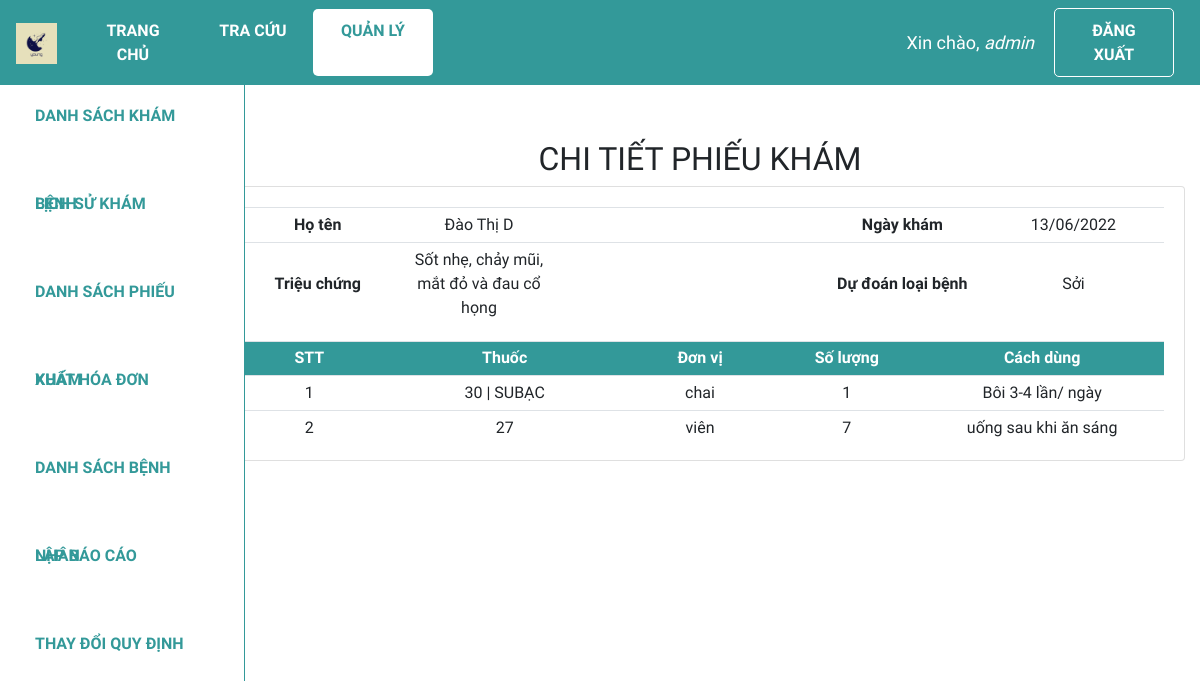
Screenshot of /xem_pk/PK9544118402 (signed in) with the database file from the repository.
### web_core/models.py (models this page shows, shortened)
class PHIEUKHAM(models.Model):
    id = ShortUUIDField(
        verbose_name='ID phiếu khám',
        length=10,
        max_length=12,
        prefix="PK",
        alphabet="0123456789",
        primary_key=True
    )
    id_benhnhan = models.ForeignKey(BENHNHAN, on_delete = models.CASCADE,verbose_name = 'ID bệnh nhân', null = True)
    ngay_kham = models.DateTimeField('Ngày khám', auto_now_add = True)
    trieu_chung = models.CharField('Triệu chứng', max_length = 100, blank = False)
    loai_benh = models.ForeignKey(DANHMUC, on_delete = models.CASCADE, limit_choices_to = {'loai':'Bệnh'}, related_name = 'benh',verbose_name = 'Loại bệnh',null = True)

class BENHNHAN(models.Model):
    GIOITINH = (
        ('Nam', 'Nam'),
        ('Nữ', 'Nữ'),
    )
    id = ShortUUIDField(
        verbose_name='ID bệnh nhân',
        length=10,
        max_length=12,
        prefix="BN",
        alphabet="0123456789",
        primary_key=True)
    ho_ten = models.CharField('Họ tên', max_length = 100)
    gioi_tinh = models.CharField('Giới tính', max_length = 3, choices = GIOITINH)
    ngay_sinh = models.DateField('Ngày sinh', default = '01/01/1990', null=True)
    dia_chi = models.CharField('Địa chỉ', max_length = 255, null = True)

class DANHMUC(models.Model):
    CATEGORIES = (
        ('Bệnh', 'Bệnh'),
        ('Thuốc', 'Thuốc'),
        ('Đơn vị', 'Đơn vị'),
        ('Cách dùng', 'Cách dùng'),
    )
    id = ShortUUIDField(
        verbose_name='ID Danh mục',
        length=10,
        max_length=12,
        prefix="DM",
        alphabet="0123456789",
        primary_key=True)
    ten = models.CharField('Tên', max_length=255, unique = True)
    loai = models.CharField('Loại', max_length=20, choices=CATEGORIES)
    gia_tri = models.IntegerField('Giá trị', null=True, blank=True, validators=[MinValueValidator(0)])
    def __str__(self):
        return self.ten

class SUDUNGTHUOC(models.Model):
    id_phieukham = models.ForeignKey('PHIEUKHAM', on_delete = models.CASCADE, verbose_name = 'ID phiếu khám', null = True)
    thuoc = models.ForeignKey(DANHMUC, on_delete = models.CASCADE, limit_choices_to = {'loai':'Thuốc'}, related_name = 'thuoc', verbose_name = 'Thuốc', null = True)
    soluong = models.IntegerField('Số lượng', validators = [MinValueValidator(1)])
    don_vi = models.ForeignKey(DANHMUC, on_delete = models.CASCADE, limit_choices_to = {'loai':'Đơn vị'}, related_name = 'don_vi', verbose_name = 'Đơn vị', null = True)
    cach_dung = models.ForeignKey(DANHMUC, on_delete = models.CASCADE, limit_choices_to = {'loai':'Cách dùng'}, related_name = 'cach_dung', verbose_name = 'Cách dùng', null = True)

### web_core/views.py (the view)
# urls.py: path('xem_pk/<str:id>', views.view_phieukham, name='quanli_xem_phieukham'),
@login_required(login_url='login')
def view_phieukham(request, id):
    phieukham = PHIEUKHAM.objects.get(id=id)
    sdt = SUDUNGTHUOC.objects.filter(id_phieukham = id)
    enum_dsthuoc = enumerate(sdt,start = 1)
    context = {'phieukham':phieukham, 'enum_dsthuoc':enum_dsthuoc}
    return render(request,'web_core/view_phieukham.html', context)

### web_core/templates/web_core/view_phieukham.html (shortened to what this page needs)
{% extends 'web_core/main.html' %}
{% block content %}
<div class="row">
    <div class="col-md-2">
        {% include 'web_core/sidebar.html' %}
    </div>
    <div class="col-md-10">
        <h2 class="table-title" style>CHI TIẾT PHIẾU KHÁM</h2>
        <div class="card card-body">
            <table class="table table-sm">
                <tr>
                    <th class="mid-content">Họ tên</th>
                    <td class="mid-content">{{phieukham.id_benhnhan.ho_ten}}</td>
                    <th class="small-content"></th>
                    <th class="small-content"></th>
                    <th class="small-content"></th>
                    <th class="small-content">Ngày khám</th>
                    <td class="small-content">{{phieukham.ngay_kham|date:"d/m/Y"}}</td>
                </tr>
                <tr>
                    <th class="mid-content">Triệu chứng</th>
                    <td class="mid-content">{{phieukham.trieu_chung}}</td>
                    <th class="small-content"></th>
                    <th class="small-content"></th>
                    <th class="small-content"></th>
                    <th class="mid-content">Dự đoán loại bệnh</th>
                    <td class="mid-content">{{phieukham.loai_benh.ten}}</td>
                </tr>
            </table>
            <table class="table table-sm">
                <tr class="table-head">
                    <th class="small-content">STT</th>
                    <th class="mid-content">Thuốc</th>
                    <th class="small-content">Đơn vị</th>
                    <th class="small-content">Số lượng</th>
                    <th class="mid-content">Cách dùng</th>
                </tr>
                {% for index, sdthuoc in enum_dsthuoc %}
                <tr>
                    <td class="small-content">{{index}}</td>
                    <td class="mid-content">{{sdthuoc.thuoc}}</td>
                    <td class="small-content">{{sdthuoc.don_vi}}</td>
                    <td class="small-content">{{sdthuoc.soluong}}</td>
                    <td class="mid-content">{{sdthuoc.cach_dung}}</td>
                </tr>
                {% endfor %}
            </table>
        </div>
    </div>
</div>
{% endblock %}

### web_core/templates/web_core/navbar.html (shortened to what this page needs)
{% load static %}
<nav class="navbar navbar-expand-lg my-navbar fixed-top">
    <a href="{% url 'home' %}">
        <img class="navbar-brand" alt="logo-brand" src="{% static 'images/favicon.png' %}" height="50"
            style="padding-bottom: 4px" />
    </a>
    <div class="collapse navbar-collapse" id="navbarNav">
        {% with request.resolver_match.url_name as url_name %}
        <div class="navbar-nav">
            <a class="nav-item nav-link my-nav-item {% if url_name == 'home' %}my-nav-active{% endif %}"
                href="{% url 'home' %}">Trang chủ</a>
            <a class="nav-item nav-link my-nav-item {% if url_name == 'lsk_guest' %}my-nav-active{% endif %}"
                href="{% url 'lsk_guest' %}">Tra cứu</a>
            <a class="nav-item nav-link my-nav-item {% if 'quanli' in url_name %}my-nav-active{% endif %}"
                href="{% url 'quanli_dskb' %}">Quản lý</a>
        </div>
        {% endwith %}
    </div>
    {% with request.resolver_match.url_name as url_name %}
    {% if request.user.is_authenticated %}
    <span class="hello-msg">Xin chào, <span> {{request.user}} </span></span>
    <a class="nav-item nav-link my-nav-item my-btn" href="{% url 'logout' %}">Đăng xuất</a>
    {% else %}
    <a class="nav-item nav-link my-nav-item my-btn {% if url_name == 'login' %}my-nav-active{% endif %}"
        href="{% url 'login' %}">Đăng nhập</a>
    {% endif %}
    {% endwith %}
</nav>

### web_core/static/css/main.css (style rules this page uses)
* { font-family: 'Baloo 2', cursive; }
html, body { margin: 0; padding: 0; height: 100%; overflow-x: hidden; }

### web_core/templates/web_core/navbar.html (style rules this page uses)
.my-navbar.fixed-top { position: fixed; color: #fff; background-color: #399; z-index: 10; }
.my-nav-item { color: #fff; font-weight: bold; padding: 9.6px 16px !important; text-transform: uppercase; border-radius: 5px; width: 120px; text-align: center; }
.my-nav-active, .my-nav-active:hover { color: #399; background-color: #fff; }
.my-btn { border: 1px solid #fff; margin-right: 10px; }
.hello-msg { font-size: 18px; color: #fff; margin-right: 20px; }
.hello-msg>span { font-style: italic; }

### web_core/templates/web_core/view_phieukham.html (style rules this page uses)
.col-md-2 { padding: 0; }
.col-md-10 { margin-top: 50px; }
.card-body { padding-bottom: 0px; }
.table-title { text-align: center; }
.table th, .table td { vertical-align: middle; text-align: center; }
.small-content { width: 150px; }
.mid-content { width: 250px; }
.table-head { color: #ffff; background-color: #399; }

### rows the page displays
PHIEUKHAM: id_benhnhan.ho_ten "Đào Thị D", ngay_kham "13/06/2022", trieu_chung "Sốt nhẹ, chảy mũi, mắt đỏ và đau cổ họng", loai_benh.ten "Sởi"
SUDUNGTHUOC: soluong "1", thuoc "30 | SUBẠC", don_vi "chai", cach_dung "Bôi 3-4 lần/ ngày"
SUDUNGTHUOC: index "2", thuoc "27", don_vi "viên", soluong "7", cach_dung "uống sau khi ăn sáng"

### other values shown
{{ request.user }} "admin"
